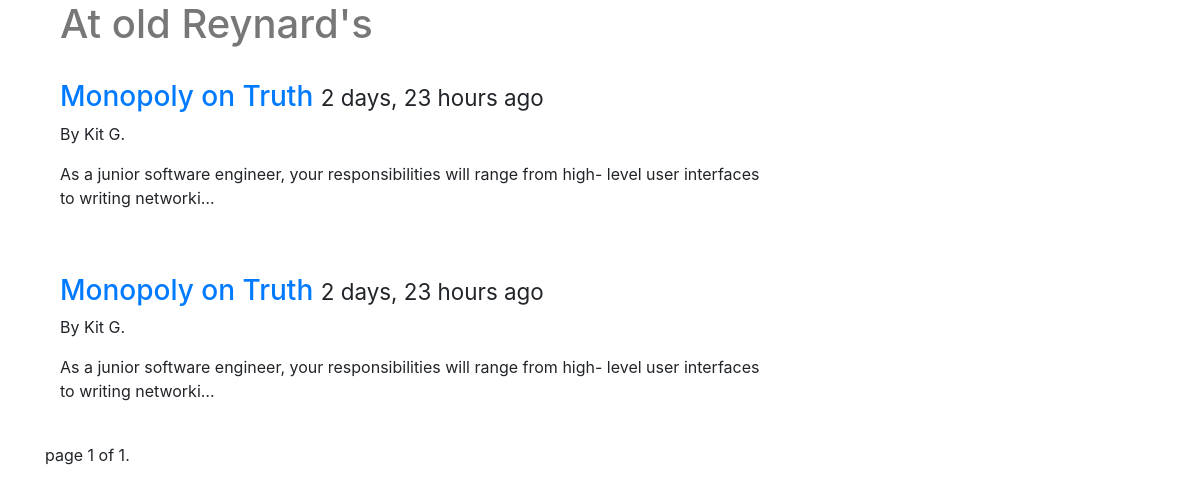
The app's page /posts/, older data.
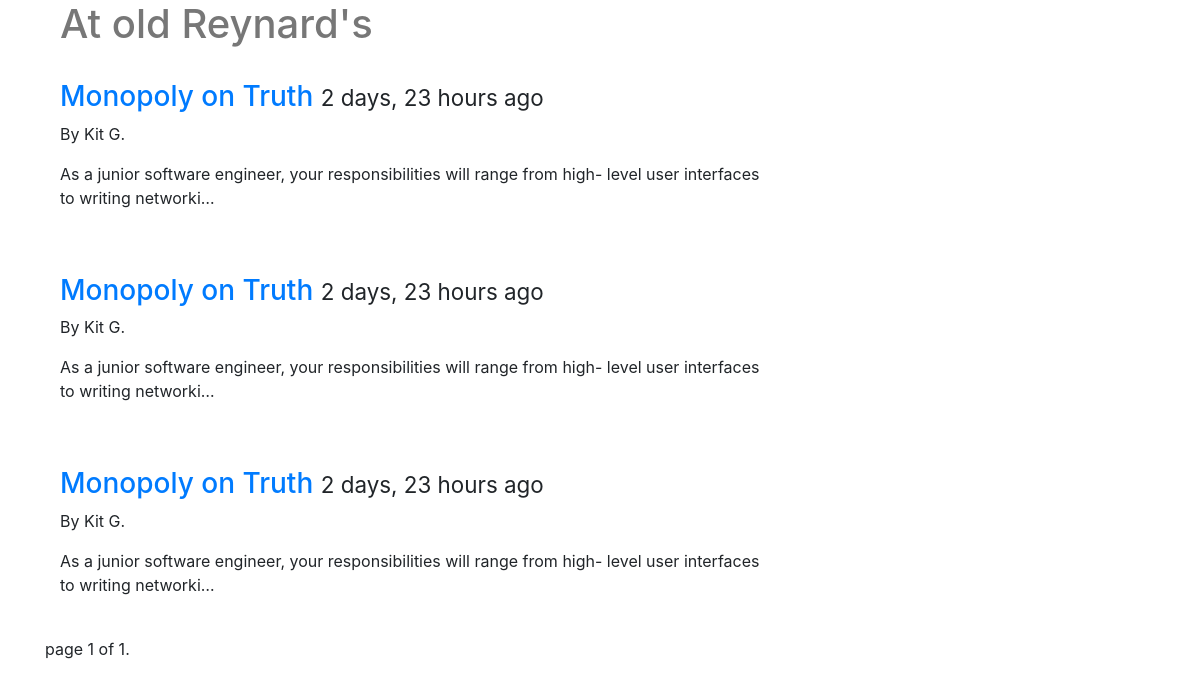
The same page, newer data.
### posts/models.py (models this page shows, shortened)
class Post(models.Model):
    user = models.ForeignKey(settings.AUTH_USER_MODEL, default=1, on_delete=models.CASCADE)
    title = models.CharField(max_length=120)
    slug = models.SlugField(unique=True)
    image = models.ImageField(
        upload_to=upload_location,
        null=True,
        blank=True,
        height_field="height_field",
        width_field="width_field")
    height_field = models.IntegerField(default=0)
    width_field = models.IntegerField(default=0)
    content = models.TextField()
    draft = models.BooleanField(default=False)
    publish = models.DateField(auto_now=False, auto_now_add=False)
    updated = models.DateTimeField(auto_now=True, auto_now_add=False)
    timestamp = models.DateTimeField(auto_now=False, auto_now_add=True)
    objects = PostManager()
    def get_absolute_url(self):
        return reverse("detail", kwargs={"id" : self.id})
    class Meta:
        ordering = ['-id', '-timestamp', '-updated']

### posts/views.py (the view)
def posts_list(request): # list items
    queryset_list = Post.objects.active()
    paginator = Paginator(queryset_list, 5)
    page_var = 'page'
    page = request.GET.get(page_var)
    queryset = paginator.get_page(page)
    context = {
        "object_list" : queryset,
        "title" : "At old Reynard's",
        "page_var" : page_var,
    }
    return render(request, "post_list.html", context)

### posts/models.py (called while the page is built)
    def active(self, *args, **kwargs):
        return super(PostManager, self).filter(draft=False).filter(publish__lte=timezone.now())

### templates/post_list.html (shortened to what this page needs)
{% extends "base.html" %}
{% block content %}
<div class="col-sm-8 col-sm-offset-3">
    <h1>{{ title }}</h1>
    <div class="row">
        {% for post in object_list %}
        <div class="col-sm-12">
            <div class="thumbnail">
                <div class="caption">
                    <h3><a href="{{ post.get_absolute_url }}">{{ post.title }}</a> <small>{{ post.timestamp | timesince }} ago</small> </h3>
                    {% if post.user.get_full_name %}<p>By {{ post.user.get_full_name }}</p>{% endif %}
                    <p>{{ post.content | linebreaks | truncatechars:120 }}</p>  </br>
                </div>
            </div>
        </div>
        {% endfor %}
        <div class="pagination">
                <span class="step-links">
                    <span class="current">
                            {{ page_var }} {{ object_list.number }} of {{ object_list.paginator.num_pages }}.
                    </span>
                </span>
            </div>
    </div>
</div>
{% endblock content %}

### templates/base.html (shortened to what this page needs)
{% load staticfiles %}
<!DOCTYPE html>
<html lang="en">
<head>
    <link rel="stylesheet" href="https://maxcdn.bootstrapcdn.com/bootstrap/4.0.0/css/bootstrap.min.css">
    <link rel="stylesheet" href="{% static 'css/base.css' %}">
</head>
<body>
    <div class="container">
        {% block content %}
        {% endblock content %}
    </div>
</body>
</html>

### static/css/base.css (style rules this page uses)
h1 { color: #777777 }

Row changes from the older to the newer data that the page shows:
now on this page (row edited): Post: title "Monopoly on Truth", timestamp "2 days, 23 hours", user.get_full_name "Kit G.", content "As a junior software engineer, your responsibilities will range from high- level user interfaces to writing networki…"
